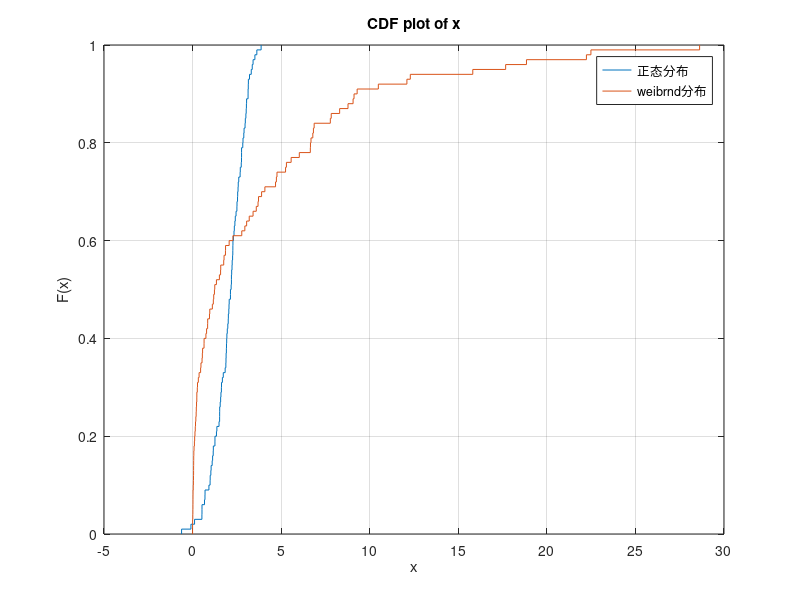

Here is the MATLAB script that generated this plot: (Note: this script raises an error after producing the figure.)
%% 累积分布 example code
clc;clear;
M=100;N=1;
x=normrnd(2,1,M,N);
y=wblrnd(2,0.5,100,1);
h1=cdfplot(x);
hold on;
h2=cdfplot(y);
legend('正态分布','weibrnd分布')

%% sub cond trace delay peak activity
clc;clear;
filepath= 'D:\miniscope analysis\bt_miniscope\sub\sigraw\combine2\method3\conditioning3';
% filenames=dir([ filepath, '\*.mat']);
load(fullfile(filepath,'cond_sdff_cell.mat'));load(fullfile(filepath,'cond_sdff_data.mat'));
load(fullfile(filepath,'cond_poolTogether.mat'));
persistent1_activity=cond.all_trace_response(cond.all_persistent1,:,1);
persistent2_activity=cond.all_trace_response(cond.all_persistent2,:,2);
persistent3_activity=cond.all_trace_response(cond.all_persistent3,:,3);
persistent4_activity=cond.all_trace_response(cond.all_persistent4,:,4);
trial1=[];trial2=[];trial3=[];trial4=[];

for i=1:size(persistent1_activity,1)
[m,index] = max(persistent1_activity(i,:));
trial1(i)=index/30;
end

for i=1:size(persistent2_activity,1)
[m,index] = max(persistent2_activity(i,:));
trial2(i)=index/30;
end

for i=1:size(persistent3_activity,1)
[m,index] = max(persistent3_activity(i,:));
trial3(i)=index/30;
end

for i=1:size(persistent4_activity,1)
[m,index] = max(persistent4_activity(i,:));
trial4(i)=index/30;
end
% plot cdf 
h1=cdfplot(trial1); hold on;
h2=cdfplot(trial2); hold on;
h3=cdfplot(trial3); hold on;
h4=cdfplot(trial4); hold on;
legend('TFC trial 1','TFC trial 2','TFC trial 3','TFC trial 4','location','best');
grid off;

